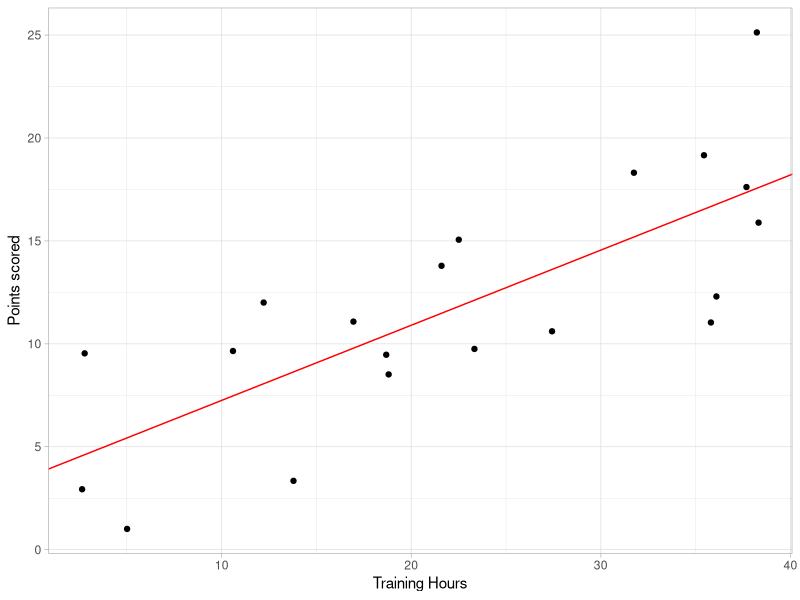

Write the R code that produced this figure.
## ---- chunk 1
library(data.table)
library(ggplot2)
theme_set(theme_light())
n <- 20
func <- function(x) 1 + 0.5*x + rnorm(length(x), sd = 4)

set.seed(123)
d1 <- data.table(x = runif(n, 1, 40))
d1$y <- func(d1$x)
reg <- lm(y ~ x, d1)

a <- coef(reg)[1]
b <- coef(reg)[2]

ar <- round(a, 2)
br <- round(b, 2)

ggplot(d1, aes(x, y)) + geom_point() +
  geom_abline(intercept = a, slope = b, color = "red") +
  xlab("Training Hours") + ylab("Points scored")

